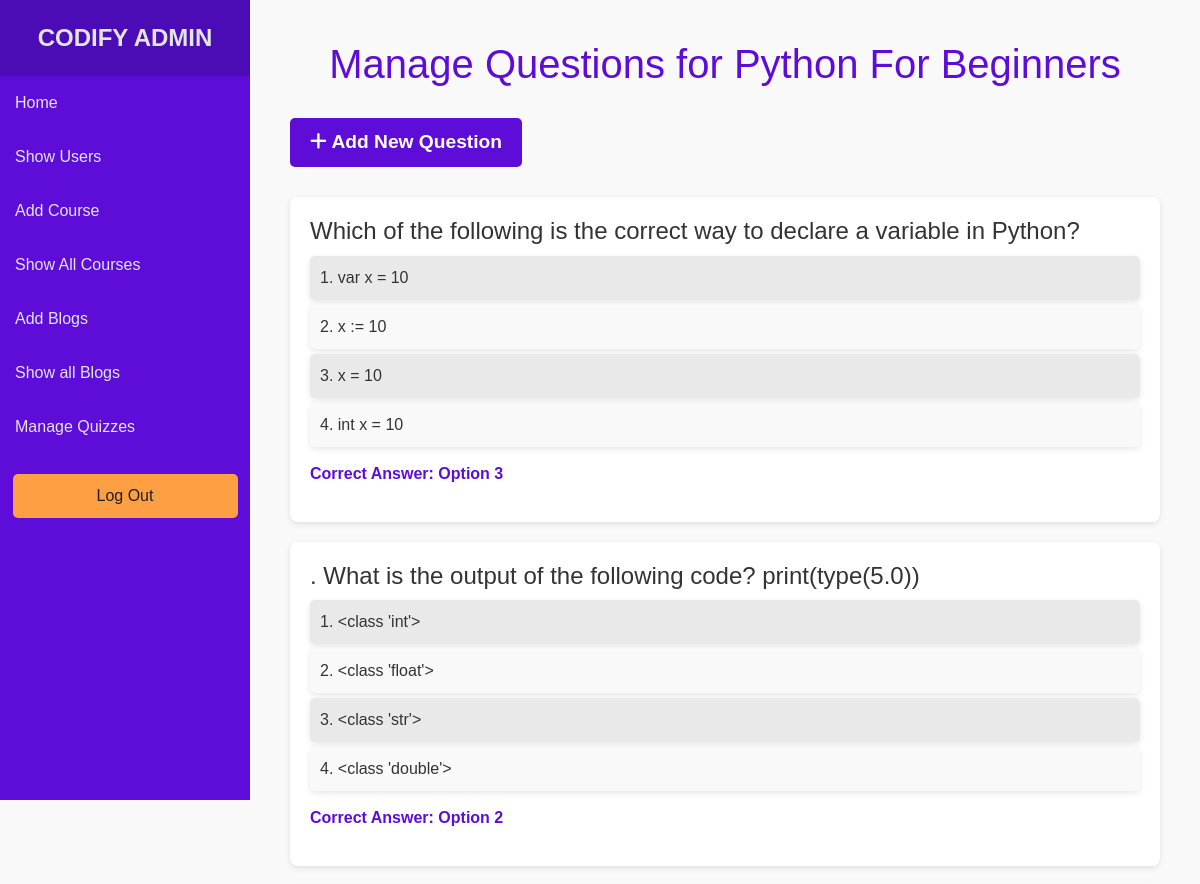
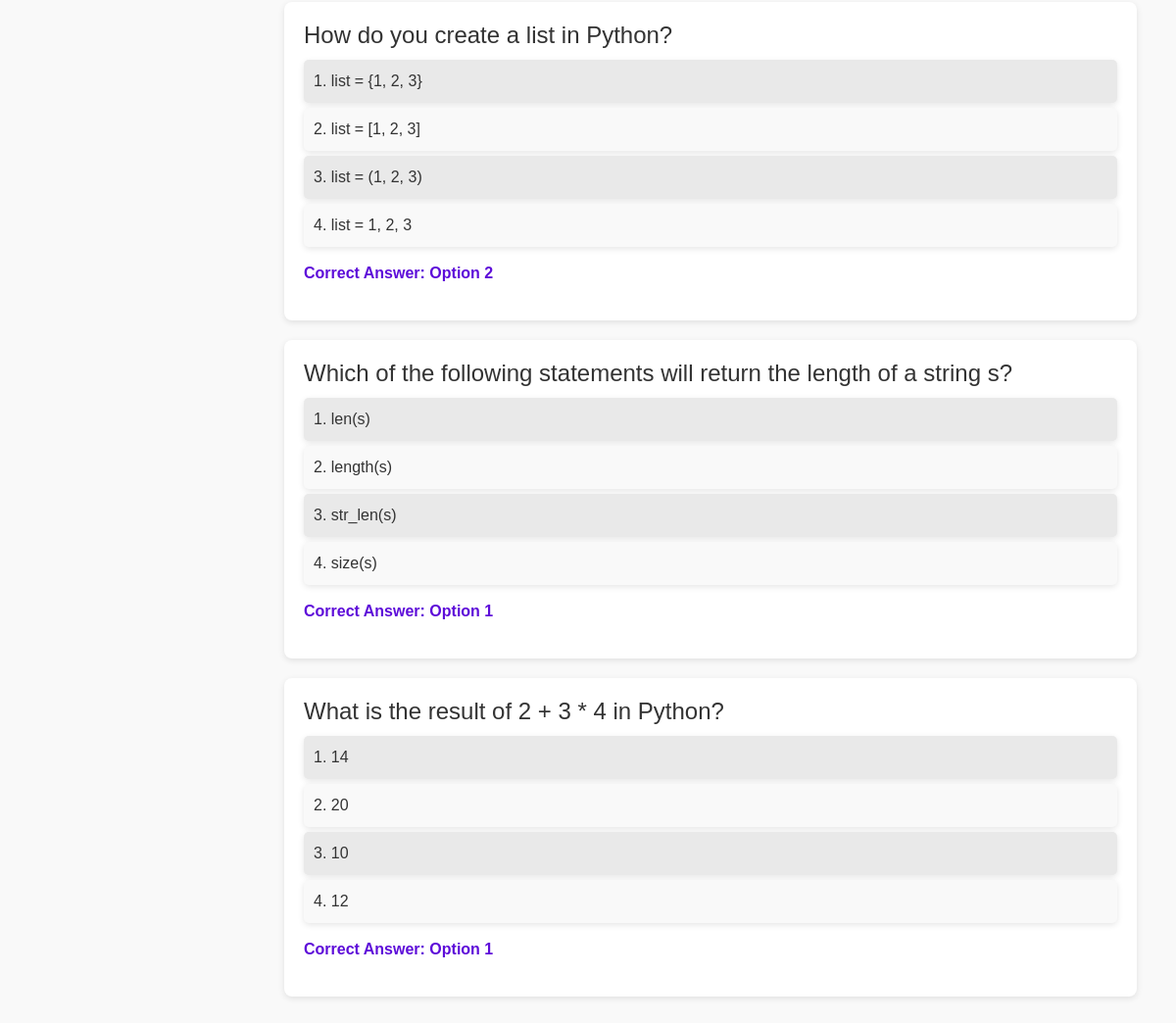
The app's page /admin/quiz/1/questions (signed in) with its own data (2 pictures, top to bottom).
### models.py (models this page shows)
class Quiz(Base):
    __tablename__ = 'quizzes'
    id = Column(Integer, primary_key=True)
    title = Column(String(100), nullable=False)
    created_at = Column(DateTime, server_default=func.now())
    course_id = Column(Integer, ForeignKey('courses.id', ondelete='CASCADE'), nullable=False)
    course = relationship('Course', back_populates='quizzes')
    questions = relationship('Question', back_populates='quiz', cascade="all, delete-orphan")
    user_progress = relationship('UserProgress', back_populates='quiz', cascade="all, delete-orphan")

class Question(Base):
    __tablename__ = 'questions'
    id = Column(Integer, primary_key=True)
    question_text = Column(String(255), nullable=False)
    option_1 = Column(String(100), nullable=False)
    option_2 = Column(String(100), nullable=False)
    option_3 = Column(String(100), nullable=False)
    option_4 = Column(String(100), nullable=False)
    correct_option = Column(Integer, nullable=False)
    quiz_id = Column(Integer, ForeignKey('quizzes.id', ondelete='CASCADE'), nullable=False)
    quiz = relationship('Quiz', back_populates='questions')
    user_answers = relationship('UserAnswer', back_populates='question', cascade="all, delete-orphan")  # Add this line

### app.py (the view)
@app.route('/admin/quiz/<int:quiz_id>/questions', methods=['GET'])
def manage_questions(quiz_id):
    if 'username' not in session or session.get('role') != 'admin':
        return redirect(url_for('get_login'))
    quiz = db_session.query(Quiz).filter_by(id=quiz_id).first()
    if not quiz:
        return "Quiz not found", 404
    questions = db_session.query(Question).filter_by(quiz_id=quiz_id).all()
    return render_template('manage_questions.html', quiz=quiz, questions=questions)

### templates/manage_questions.html (shortened to what this page needs)
<!DOCTYPE html>
<html lang="en">
<head>
    <link rel="stylesheet" href="https://cdn.jsdelivr.net/npm/bootstrap@4.6.2/dist/css/bootstrap.min.css">
    <link rel="stylesheet" href="https://cdnjs.cloudflare.com/ajax/libs/font-awesome/6.0.0-beta3/css/all.min.css">
</head>
<body>
{% include 'adminsidebar.html' %}
    <div class="main-content">
        <h1>Manage Questions for {{ quiz.title }}</h1>
        <a href="{{ url_for('add_question', quiz_id=quiz.id) }}" class="add-question-btn">
            <i class="fas fa-plus"></i> Add New Question
        </a>
        <ul class="question-list">
            {% for question in questions %}
            <li>
                <h3>{{ question.question_text }}</h3>
                <ul>
                    <li>1. {{ question.option_1 }}</li>
                    <li>2. {{ question.option_2 }}</li>
                    <li>3. {{ question.option_3 }}</li>
                    <li>4. {{ question.option_4 }}</li>
                </ul>
                <p>Correct Answer: Option {{ question.correct_option }}</p>
            </li>
            {% endfor %}
        </ul>
    </div>
</body>
</html>

### templates/manage_questions.html (style rules this page uses)
body { font-family: 'Poppins', sans-serif; background-color: #f9f9f9; margin-left: 250px; color: #333; }
.main-content { padding: 40px; }
.main-content h1 { color: #5E0DD9; text-align: center; font-size: 2.5rem; margin-bottom: 30px; }
.main-content .add-question-btn { display: inline-block; background-color: #5E0DD9; color: white; padding: 10px 20px; border-radius: 5px; font-size: 1.2rem; text-decoration: none; font-weight: bold; margin-bottom: 30px; transition: all 0.2s; }
.main-content .question-list { list-style: none; padding: 0; }
.main-content .question-list li { background-color: white; margin-bottom: 20px; padding: 20px; border-radius: 8px; box-shadow: 0 2px 6px rgba(0, 0, 0, 0.1); }
.main-content .question-list li h3 { font-size: 1.5rem; margin-bottom: 10px; color: #333; }
.main-content .question-list li ul { list-style-type: none; padding-left: 0; }
.main-content .question-list li ul li { background-color: #f9f9f9; padding: 10px; border-radius: 5px; margin: 5px 0; }
.main-content .question-list li ul li:nth-child(odd) { background-color: #e9e9e9; }
.main-content .question-list li p { font-weight: bold; margin-top: 15px; color: #5E0DD9; }

### records on screen
Quiz: title "Python For Beginners"
Question: question_text "Which of the following is the correct way to declare a variable in Python?", option_1 "var x = 10", option_2 "x := 10", option_3 "x = 10", option_4 "int x = 10", correct_option "3"
Question: question_text ". What is the output of the following code? print(type(5.0))", option_1 "<class 'int'>", option_2 "<class 'float'>", option_3 "<class 'str'>", option_4 "<class 'double'>", correct_option "2"
Question: question_text "How do you create a list in Python?", option_1 "list = {1, 2, 3}", option_2 "list = [1, 2, 3]", option_3 "list = (1, 2, 3)", option_4 "list = 1, 2, 3", correct_option "2"
Question: question_text "Which of the following statements will return the length of a string s?", option_1 "len(s)", option_2 "length(s)", option_3 "str_len(s)", option_4 "size(s)", correct_option "1"
Question: question_text "What is the result of 2 + 3 * 4 in Python?", option_1 "14", option_2 "20", option_3 "10", option_4 "12", correct_option "1"
